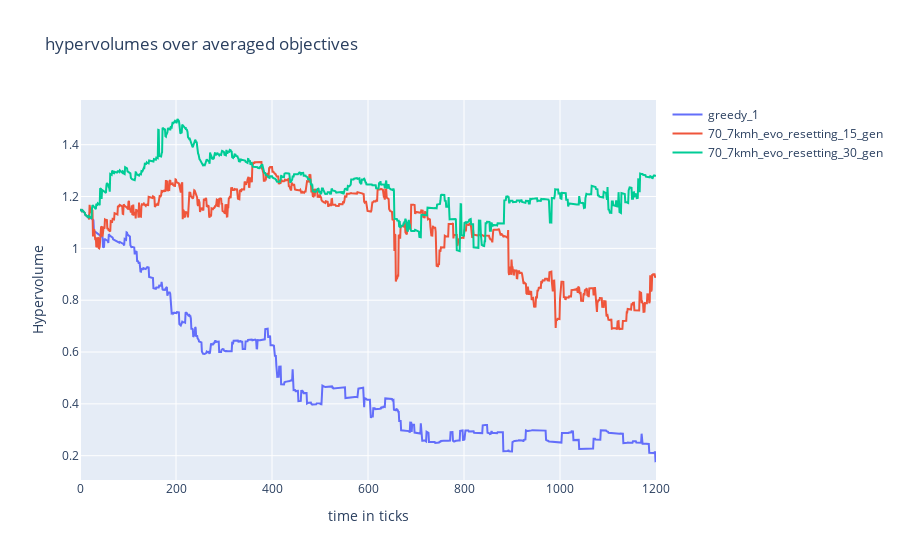
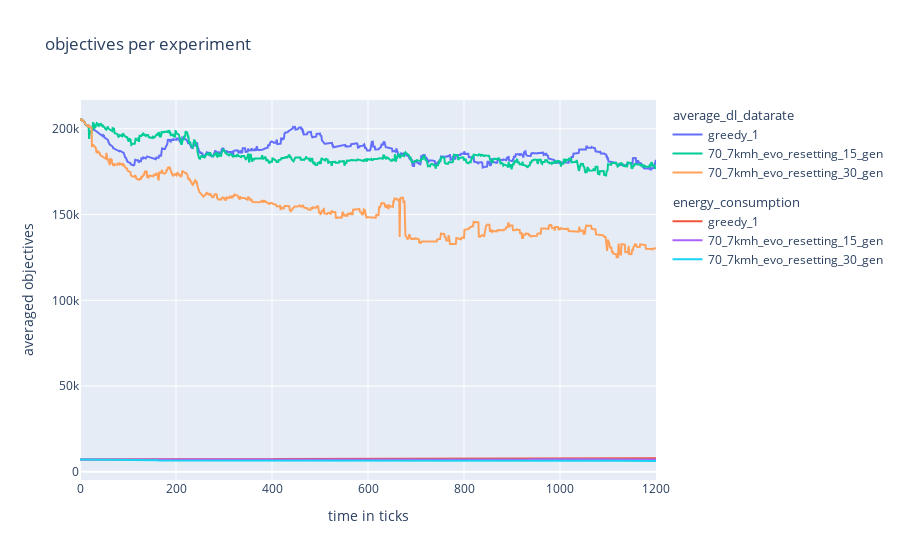
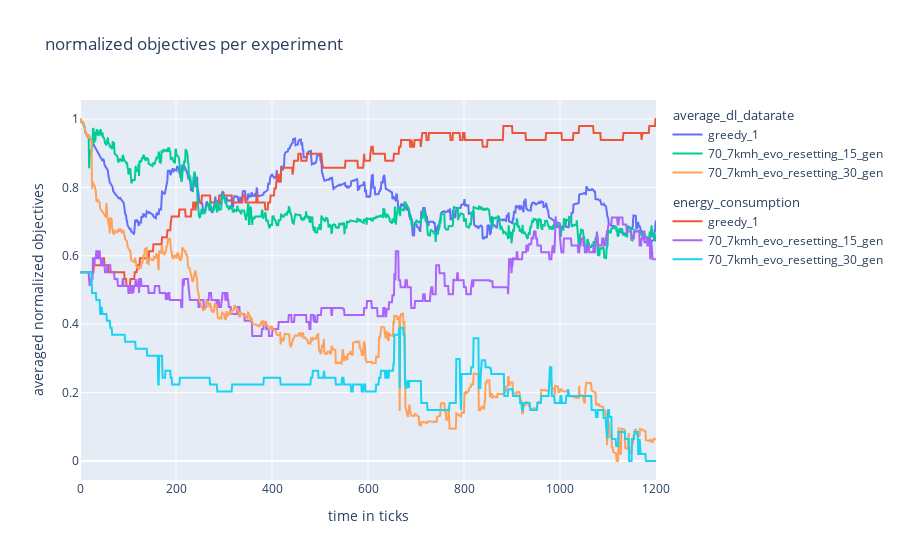

These figures' notebook cell, in order:
### Code cell
##################
# plots for comparing experiments
##################

## hyper volume plot


fig1 = go.Figure()
fig1.update_layout(
    title="hypervolumes over averaged objectives",
    xaxis_title="time in ticks",
    yaxis_title="Hypervolume")


## add experiment hypervolumes 
for index, value in enumerate(hypervolume_list):
    fig1.add_trace(
        go.Scatter(
            x=time_and_frames_list[:, 1],
            y=value,
            mode='lines',
            name= f"{str(configuration_names[index])}",
        ))


## objective  plot
fig2 = go.Figure()

fig2.update_layout(
    title= "objectives per experiment",
    xaxis_title="time in ticks",
    yaxis_title="averaged objectives"
    )
for index, _ in enumerate(objective_1_list):
    fig2.add_trace(
        go.Scatter(
            x=time_and_frames_list[:, 1],
            y=objective_1_list[index],
            name=str(configuration_names[index]),
            mode='lines',
            legendgroup="average_dl_datarate",
            legendgrouptitle_text="average_dl_datarate"
        ))
    fig2.add_trace(
        go.Scatter(
            x=time_and_frames_list[:, 1],
            y=objective_2_list[index],
            name=str(configuration_names[index]),
            mode='lines',
            legendgroup="energy_consumption",
            legendgrouptitle_text="energy_consumption"
        ))


## normalized objective plot

fig3 = go.Figure()

fig3.update_layout(
    title= "normalized objectives per experiment",
    xaxis_title="time in ticks",
    yaxis_title="averaged normalized objectives"
    )

for index, _ in enumerate(objective_1_normalized_list):
    fig3.add_trace(
        go.Scatter(
            x=time_and_frames_list[:, 1],
            y=objective_1_normalized_list[index],
            name=str(configuration_names[index]),
            mode='lines',
            legendgroup="average_dl_datarate",
            legendgrouptitle_text="average_dl_datarate"
        ))
    fig3.add_trace(
        go.Scatter(
            x=time_and_frames_list[:, 1],
            y=objective_2_normalized_list[index],
            name=str(configuration_names[index]),
            mode='lines',
            legendgroup="energy_consumption",
            legendgrouptitle_text="energy_consumption"
        ))

fig1.show()
fig2.show()
fig3.show()

### Figure 1 — Plotly figure (JSON) as saved in the notebook; plotly's stock layout.template omitted (floating-point values rounded to 4 significant figures; data arrays with more than 128 entries replaced by an {"elided": "..."} marker saying what was removed)
{"data": [{"mode": "lines", "name": "greedy_1", "type": "scatter", "x": {"elided": "1201 int values"}, "y": {"elided": "1201 float values"}}, {"mode": "lines", "name": "70_7kmh_evo_resetting_15_gen", "type": "scatter", "x": {"elided": "1201 int values"}, "y": {"elided": "1201 float values"}}, {"mode": "lines", "name": "70_7kmh_evo_resetting_30_gen", "type": "scatter", "x": {"elided": "1201 int values"}, "y": {"elided": "1201 float values"}}], "layout": {"title": {"text": "hypervolumes over averaged objectives"}, "xaxis": {"title": {"text": "time in ticks"}}, "yaxis": {"title": {"text": "Hypervolume"}}}}

### Figure 2 — Plotly figure (JSON) as saved in the notebook; plotly's stock layout.template omitted (floating-point values rounded to 4 significant figures; data arrays with more than 128 entries replaced by an {"elided": "..."} marker saying what was removed)
{"data": [{"legendgroup": "average_dl_datarate", "legendgrouptitle": {"text": "average_dl_datarate"}, "mode": "lines", "name": "greedy_1", "type": "scatter", "x": {"elided": "1201 int values"}, "y": {"elided": "1201 float values"}}, {"legendgroup": "energy_consumption", "legendgrouptitle": {"text": "energy_consumption"}, "mode": "lines", "name": "greedy_1", "type": "scatter", "x": {"elided": "1201 int values"}, "y": {"elided": "1201 float values"}}, {"legendgroup": "average_dl_datarate", "legendgrouptitle": {"text": "average_dl_datarate"}, "mode": "lines", "name": "70_7kmh_evo_resetting_15_gen", "type": "scatter", "x": {"elided": "1201 int values"}, "y": {"elided": "1201 float values"}}, {"legendgroup": "energy_consumption", "legendgrouptitle": {"text": "energy_consumption"}, "mode": "lines", "name": "70_7kmh_evo_resetting_15_gen", "type": "scatter", "x": {"elided": "1201 int values"}, "y": {"elided": "1201 float values"}}, {"legendgroup": "average_dl_datarate", "legendgrouptitle": {"text": "average_dl_datarate"}, "mode": "lines", "name": "70_7kmh_evo_resetting_30_gen", "type": "scatter", "x": {"elided": "1201 int values"}, "y": {"elided": "1201 float values"}}, {"legendgroup": "energy_consumption", "legendgrouptitle": {"text": "energy_consumption"}, "mode": "lines", "name": "70_7kmh_evo_resetting_30_gen", "type": "scatter", "x": {"elided": "1201 int values"}, "y": {"elided": "1201 float values"}}], "layout": {"title": {"text": "objectives per experiment"}, "xaxis": {"title": {"text": "time in ticks"}}, "yaxis": {"title": {"text": "averaged objectives"}}}}

### Figure 3 — Plotly figure (JSON) as saved in the notebook; plotly's stock layout.template omitted (floating-point values rounded to 4 significant figures; data arrays with more than 128 entries replaced by an {"elided": "..."} marker saying what was removed)
{"data": [{"legendgroup": "average_dl_datarate", "legendgrouptitle": {"text": "average_dl_datarate"}, "mode": "lines", "name": "greedy_1", "type": "scatter", "x": {"elided": "1201 int values"}, "y": {"elided": "1201 float values"}}, {"legendgroup": "energy_consumption", "legendgrouptitle": {"text": "energy_consumption"}, "mode": "lines", "name": "greedy_1", "type": "scatter", "x": {"elided": "1201 int values"}, "y": {"elided": "1201 float values"}}, {"legendgroup": "average_dl_datarate", "legendgrouptitle": {"text": "average_dl_datarate"}, "mode": "lines", "name": "70_7kmh_evo_resetting_15_gen", "type": "scatter", "x": {"elided": "1201 int values"}, "y": {"elided": "1201 float values"}}, {"legendgroup": "energy_consumption", "legendgrouptitle": {"text": "energy_consumption"}, "mode": "lines", "name": "70_7kmh_evo_resetting_15_gen", "type": "scatter", "x": {"elided": "1201 int values"}, "y": {"elided": "1201 float values"}}, {"legendgroup": "average_dl_datarate", "legendgrouptitle": {"text": "average_dl_datarate"}, "mode": "lines", "name": "70_7kmh_evo_resetting_30_gen", "type": "scatter", "x": {"elided": "1201 int values"}, "y": {"elided": "1201 float values"}}, {"legendgroup": "energy_consumption", "legendgrouptitle": {"text": "energy_consumption"}, "mode": "lines", "name": "70_7kmh_evo_resetting_30_gen", "type": "scatter", "x": {"elided": "1201 int values"}, "y": {"elided": "1201 float values"}}], "layout": {"title": {"text": "normalized objectives per experiment"}, "xaxis": {"title": {"text": "time in ticks"}}, "yaxis": {"title": {"text": "averaged normalized objectives"}}}}
